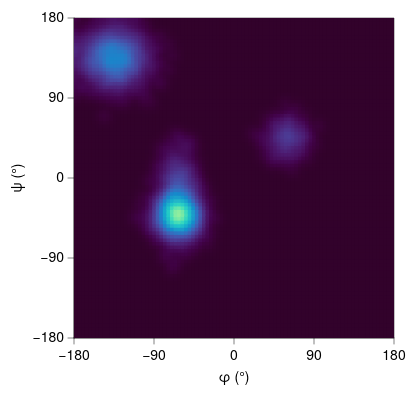

Describe this chart as a Vega-Lite specification.
### Vega-Lite specification from a JSON file in a GitHub repository (floating-point values rounded to 4 significant figures; data arrays with more than 128 entries replaced by an {"elided": "..."} marker saying what was removed)
{"background": null, "config": {"arc": {"fill": "#DBDBDB", "fillOpacity": 1.0, "innerRadius": 40.0, "padAngle": 0.03, "stroke": "black", "strokeOpacity": 1, "strokeWidth": 0.25}, "area": {"fill": "#DBDBDB", "fillOpacity": 1.0, "stroke": "black", "strokeOpacity": 1, "strokeWidth": 0.25}, "axis": {"domain": true, "domainCap": "round", "domainColor": "black", "domainWidth": 0.25, "grid": false, "gridCap": "round", "gridColor": "#F1F1F1", "gridDash": [0, 0], "gridOpacity": 1.0, "gridWidth": 0.25, "labelColor": "black", "labelFont": "Helvetica Neue, HelveticaNeue, Helvetica, Arial, sans-serif", "labelFontSize": 7, "labelFontStyle": "normal", "labelFontWeight": 400, "offset": 0, "ticks": true, "tickCap": "round", "tickColor": "black", "tickRound": false, "tickSize": 3, "tickWidth": 0.25, "titleColor": "black", "titleFont": "Helvetica Neue, HelveticaNeue, Helvetica, Arial, sans-serif", "titleFontSize": 7, "titleFontStyle": "normal", "titleFontWeight": 400}, "axisX": {"domain": true, "labelAlign": "center", "labelAngle": 0, "labels": true, "ticks": true, "translate": 0}, "axisY": {"domain": true, "labelAlign": "right", "labelAngle": 0, "labels": true, "ticks": true, "translate": 0}, "axisRight": {"domain": true, "labelAlign": "left", "labelAngle": 0, "labels": true, "ticks": true, "translate": 0}, "axisTop": {"domain": true, "labelAlign": "center", "labelAngle": 0, "labels": true, "ticks": true, "translate": 0}, "axisBand": {"tickOffset": 0}, "bar": {"fill": "#DBDBDB", "fillOpacity": 1.0, "stroke": "black", "strokeOpacity": 1, "strokeWidth": 0.25}, "boxplot": {"size": 14.4, "ticks": {"cornerRadius": 0.25, "fill": "black", "opacity": 1, "size": 7.2, "thickness": 0.25}, "box": {"fillOpacity": 1.0, "stroke": "black", "strokeOpacity": 1, "strokeWidth": 0.25}, "median": {"cornerRadius": 0, "fill": "black", "fillOpacity": 1.0, "opacity": 1, "size": 14.4, "thickness": 0.25}, "rule": {"fill": "black", "fillOpacity": 1.0, "size": 16.0, "stroke": "black", "strokeDash": [0, 0], "strokeOpacity": 1, "strokeWidth": 0.25}, "outliers": {"color": "black", "fill": "black", "fillOpacity": 1.0, "size": 0, "stroke": "black", "strokeOpacity": 1, "strokeWidth": 0.25}}, "circle": {"fill": "black", "fillOpacity": 1.0, "size": 2.0, "stroke": null, "strokeOpacity": 1, "strokeWidth": 0.25}, "errorband": {"band": {"fillOpacity": 0.6, "stroke": null, "strokeWidth": 0.25, "strokeOpacity": 1}, "borders": {"opacity": 0, "strokeOpacity": 0.25, "strokeWidth": 1}}, "errorbar": {"opacity": 1, "rule": {"strokeDash": [0, 0], "strokeWidth": 0.25}, "ticks": {"color": "black", "cornerRadius": 0.125, "opacity": 1, "size": 9.6, "thickness": 0.25}, "thickness": 0.25}, "font": "Helvetica Neue, HelveticaNeue, Helvetica, Arial, sans-serif", "geoshape": {"fill": "#DBDBDB", "fillOpacity": 1.0, "stroke": "black", "strokeOpacity": 1, "strokeWidth": 0.25}, "header": {"labelColor": "black", "labelFont": "Helvetica Neue, HelveticaNeue, Helvetica, Arial, sans-serif", "labelFontSize": 7, "labelFontStyle": "normal", "labelFontWeight": 400, "titleColor": "black", "titleFont": "Helvetica Neue, HelveticaNeue, Helvetica, Arial, sans-serif", "titleFontSize": 7, "titleFontStyle": "normal", "titleFontWeight": 400, "titlePadding": 0}, "legend": {"disable": false, "offset": 4.5, "titlePadding": 4, "labelOffset": 2, "gradientLabelOffset": 2, "gradientLength": 80.0, "gradientThickness": 8.0, "gradientOpacity": 1.0, "gradientStrokeColor": "black", "gradientStrokeWidth": 0.25, "labelColor": "black", "labelFont": "Helvetica Neue, HelveticaNeue, Helvetica, Arial, sans-serif", "labelFontSize": 7, "labelFontStyle": "normal", "labelFontWeight": 400, "strokeColor": "black", "strokeWidth": 0, "symbolSize": 42, "symbolStrokeColor": "black", "symbolStrokeWidth": 0.25, "titleColor": "black", "titleFont": "Helvetica Neue, HelveticaNeue, Helvetica, Arial, sans-serif", "titleFontSize": 7, "titleFontStyle": "normal", "titleFontWeight": 400}, "line": {"color": "black", "stroke": "black", "strokeCap": "butt", "strokeDash": [0, 0], "strokeOpacity": 1, "strokeWidth": 0.5}, "point": {"filled": true, "fill": "#DBDBDB", "fillOpacity": 1.0, "size": 8.0, "stroke": "black", "strokeOpacity": 1, "strokeWidth": 0.25}, "range": {"category": ["#B2B2B2", "#636363", "#4A7CD3", "#008542", "#382864", "#509F98", "#284F93", "#005226", "#A398D6", "#173633"], "diverging": {"scheme": ["#443E60", "#5F597E", "#7C759B", "#9994B6", "#B7B4CC", "#D6D5DC", "#F6F6F6", "#D1DAD9", "#A4C2BF", "#7AA9A4", "#578E89", "#37736E", "#1B5954"]}, "heatmap": {"scheme": ["#32022B", "#43044D", "#4C196E", "#4D338C", "#484DA6", "#3A68BB", "#1D83CA", "#1D9CCB", "#23B5C9", "#28CDC5", "#4DE0B4", "#91EE9F"]}, "ordinal": {"scheme": ["#F1F1F1", "#DBDBDB", "#C6C6C6", "#B2B2B2", "#9D9D9D", "#898989", "#767676", "#636363", "#515151", "#404040", "#2F2F2F", "#1F1F1F"]}, "ramp": {"scheme": ["#32022B", "#43044D", "#4C196E", "#4D338C", "#484DA6", "#3A68BB", "#1D83CA", "#1D9CCB", "#23B5C9", "#28CDC5", "#4DE0B4", "#91EE9F"]}}, "rule": {"color": "black", "stroke": "black", "strokeCap": "round", "strokeDash": [2, 2], "strokeOpacity": 1, "strokeWidth": 0.25}, "scale": {"bandPaddingInner": 0.1, "bandPaddingOuter": 0.1, "round": false}, "rect": {"fill": "#DBDBDB", "fillOpacity": 1.0, "stroke": "black", "strokeOpacity": 1, "strokeWidth": 0.25}, "square": {"fill": "#DBDBDB", "fillOpacity": 1.0, "size": 16.0, "stroke": "black", "strokeOpacity": 1, "strokeWidth": 0.25}, "text": {"color": "black", "font": "Helvetica Neue, HelveticaNeue, Helvetica, Arial, sans-serif", "fontSize": 7, "fontStyle": "normal", "fontWeight": 400}, "tick": {"color": "black", "cornerRadius": 0.125, "opacity": 1.0, "size": 14.4, "thickness": 0.25}, "title": {"anchor": "middle", "frame": "group", "color": "black", "font": "Helvetica Neue, HelveticaNeue, Helvetica, Arial, sans-serif", "fontSize": 7, "fontStyle": "normal", "fontWeight": 400, "subtitleColor": "black", "subtitleFont": "Helvetica Neue, HelveticaNeue, Helvetica, Arial, sans-serif", "subtitleFontSize": "Helvetica Neue, HelveticaNeue, Helvetica, Arial, sans-serif", "subtitleFontStyle": "normal", "subtitleFontWeight": 400}, "trail": {"color": "black", "opacity": 1, "size": 0.5}, "view": {"continuousWidth": 160, "continuousHeight": 160, "discreteWidth": 160, "discreteHeight": 160, "fill": null, "stroke": "black", "strokeWidth": 0.25}}, "data": {"name": "data-77485fc8a4af4da665c5696b380fdae8"}, "mark": {"type": "rect", "clip": true, "stroke": null}, "encoding": {"color": {"field": "density", "legend": null, "title": null, "type": "quantitative"}, "x": {"axis": {"values": [-180, -90, 0, 90, 180]}, "field": "phi0", "scale": {"domain": [-180, 180], "nice": false}, "title": "φ (°)", "type": "quantitative"}, "x2": {"field": "phi1"}, "y": {"axis": {"values": [-180, -90, 0, 90, 180]}, "field": "psi0", "scale": {"domain": [-180, 180], "nice": false}, "title": "ψ (°)", "type": "quantitative"}, "y2": {"field": "psi1"}}, "$schema": "https://vega.github.io/schema/vega-lite/v6.4.1.json", "datasets": {"data-77485fc8a4af4da665c5696b380fdae8": {"elided": "8100 records"}}}
